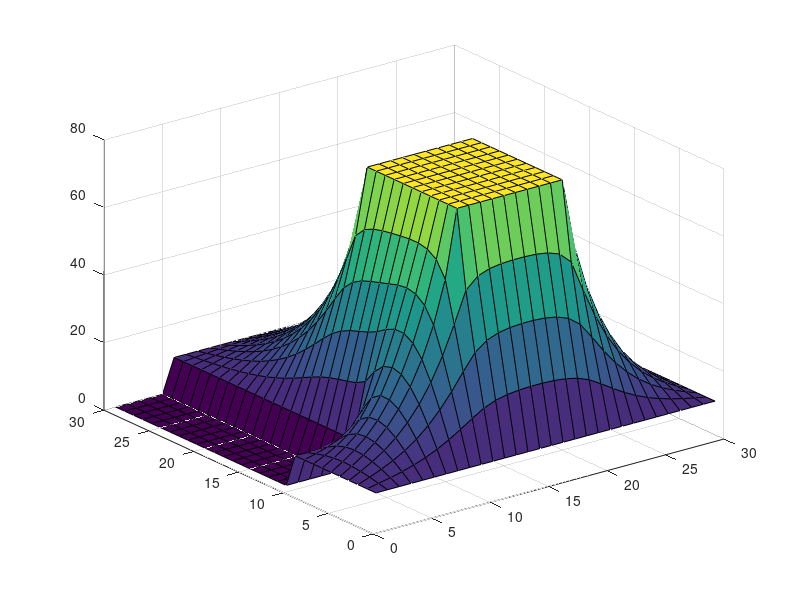

Write the MATLAB code that produced this figure.
clc
clear all
close all

a = 30;
b = 20;
c = 5;
d = 10;
thickness = 2; 

plate_init_temp = 10;
heater_init_temp = 80;

shape_array = zeros(a,a);
shape_array(1,:) = 2;
shape_array(1:d,1) = 2;
shape_array(1:d,a) = 2;
shape_array(d:a,c+1) = 2;
shape_array(d:a,a-c) = 2;
shape_array(d,1:c+1) = 2;
shape_array(d,a-c:a) = 2;
shape_array(a,c:a-c) = 2;

shape_array(d+1:a,1:c) = -1;
shape_array(d+1:a,a-c+1:a) = -1;

shape_array(d/2,(a-d)/2+1:(a+d)/2) = 1;
shape_array(3*d/2,(a-d)/2+1:(a+d)/2) = 1;
shape_array(d/2:3*d/2,(a-d)/2+1) = 1;
shape_array(d/2:3*d/2,(a+d)/2) = 1;

shape_array(round(d/2)+1:round(3*d/2)-1,(a-d)/2+2:(a+d)/2-1) = 1;

T = 1000;
K = 237;
c = 900;
p = 2700;
dt = 1;
dx = 0.05;
dy = 0.05;

factor = K/(c*p);

temp = zeros(a,a,T);
temp(d/2:3*d/2,(a-d)/2+1:(a+d)/2,:) = heater_init_temp;

for i=1:a
    for j=1:a
        if shape_array(i,j)==0
            temp(i,j,1)=plate_init_temp;
        elseif shape_array(i,j)==2
            temp(i,j,1)=plate_init_temp;
        end
    end
end

for t=2:T
    for i=1:a
        for j=1:a
            if shape_array(i,j)==2
                temp(i,j,t)=plate_init_temp;
            elseif shape_array(i,j)==0
                temp(i,j,t)=temp(i,j,t-1)+(factor*dt)/dx^2 * (temp(i+1,j,t-1) - 2*temp(i,j,t-1) + temp(i-1,j,t-1)) + (factor*dt)/dy^2 * (temp(i,j+1,t-1) - 2*temp(i,j,t-1) + temp(i,j-1,t-1));
            end   
        end
    end
end

surf(temp(:,:,T))